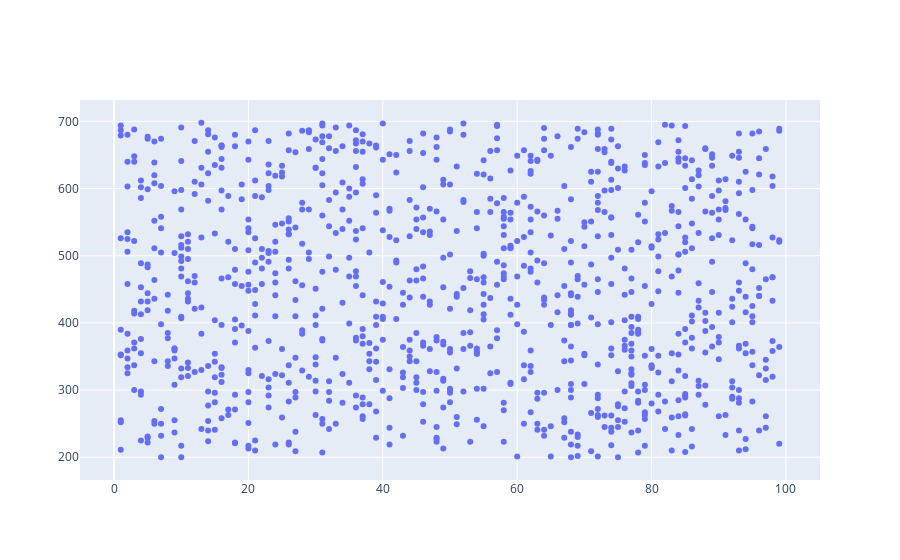

The code cell stored with this chart in its notebook:
### Code cell
# Creating a canvas
fig = go.Figure()
arr1 = np.random.randint(1,100, 1000)
arr2 = np.random.randint(200, 700,1000)
fig.add_trace(go.Scatter(x=arr1, y=arr2, mode='markers'))

### Figure 1 — Plotly figure (JSON) as saved in the notebook; plotly's stock layout.template omitted (floating-point values rounded to 4 significant figures; data arrays with more than 128 entries replaced by an {"elided": "..."} marker saying what was removed)
{"data": [{"mode": "markers", "type": "scatter", "x": {"elided": "1000 int values"}, "y": {"elided": "1000 int values"}}], "layout": {}}
